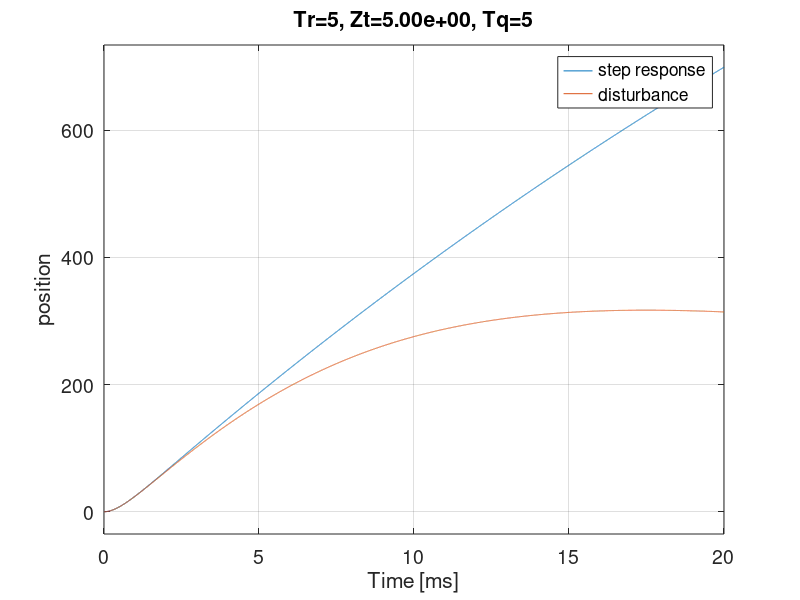

This figure's MATLAB source:
pkg load control;
close all;
clear all;

t = 0.005;
tr = input("INPUT;tr=");
zt = input("INPUT;zt=");
tq = input("INPUT;tq=");
Kt = 0.61;
Ktn = 0.6;
J = 0.0071;
Jn = 0.007;
Kp = J / (Kt*tr^2);
Kd = 2*zt*tr*Kp;
Kp
Kd

P = tf([Kt],[J,0,0]);
P
Pn = tf([Ktn],[Jn,0,0]);
Q = tf([1],[tq^2,2*tq,1]);
Q
sysKp = tf(Kp);
sysKp
sysKd = tf([Kd,0],[t,1]);
sysKd
C = sysKp + sysKd;
sysA = Pn / (1 + Pn*C);
sysB=Pn * (1 - Q) / (1 + Pn*C);

set(0,'defaultAxesFontSize',14);
set(0,'defaultTextFontSize',20);
step(sysA,sysB);
xlabel("Time [ms]");
ylabel("position");
legend("step response", "disturbance");
name = ["Tr=", mat2str(tr), ", Zt=", num2str(zt, '%.2e'), ", Tq=", mat2str(tq)];
title(strcat(name));
print -dpdf "file.pdf"
